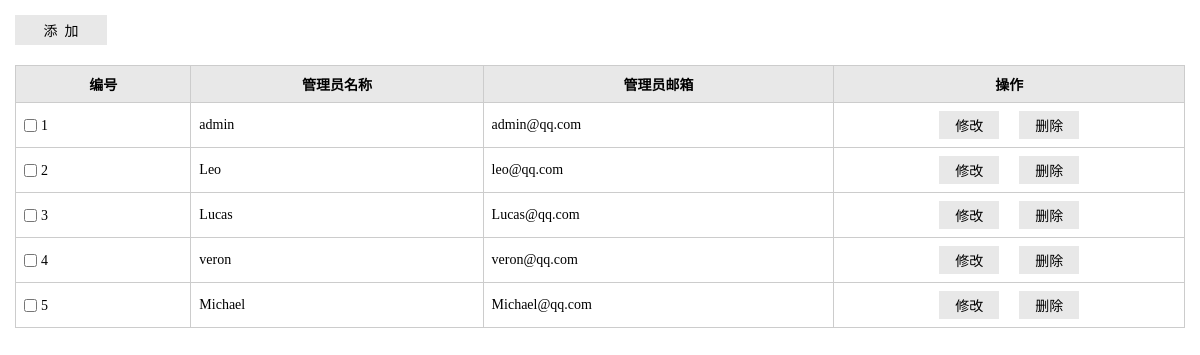
The page /admin/listAdmin.php on the database its author committed.
### tables this page shows
CREATE TABLE IF NOT EXISTS `resto_admin` (
  `admin_id` tinyint(3) unsigned NOT NULL AUTO_INCREMENT,
  `username` varchar(30) NOT NULL,
  `password` char(32) NOT NULL,
  `email` varchar(60) NOT NULL,
  PRIMARY KEY (`admin_id`),
  UNIQUE KEY `username` (`username`)
);

### src/core/admin.inc.php (called while the page is built, shortened)
<?php
function getAdminByPage($page, $pageSize = 2) {
	$sql = "select * from resto_admin";
	$totalRows = getResultNum ( $sql );
	$totalPage = ceil ( $totalRows / $pageSize );
	if ($page >= $totalPage)
		$page = $totalPage;
	$offset = ($page - 1) * $pageSize;
	$sql = "select admin_id,username,email from resto_admin order by admin_id limit {$offset},{$pageSize}";
	$rows = fetchAll ( $sql );
	return $rows;
}

### src/lib/mysql.func.php (called while the page is built, shortened)
<?php
function fetchAll($sql,$result_type=MYSQL_ASSOC){
	$result=mysql_query($sql);
	while(@$row=mysql_fetch_array($result,$result_type)){
		$rows[]=$row;
	}
	return $rows;
}
function getResultNum($sql){
	$result=mysql_query($sql);
	return mysql_num_rows($result);
}

### src/admin/listAdmin.php (the view, shortened to what this page needs)
<?php
$pageSize=5;
$page=$_REQUEST['page']?(int)$_REQUEST['page']:1;
$rows=getAdminByPage($page,$pageSize);
?>
<!DOCTYPE html>
<html>
<head>
<link rel="stylesheet" href="styles/backstage.css">
</head>
<body>
	<div class="details">
		<div class="details_operation clearfix">
			<div class="bui_select">
				<input type="button" value="添&nbsp;&nbsp;加" class="add"
					onclick="addAdmin()">
			</div>
		</div>
		<table class="table" cellspacing="0" cellpadding="0">
			<thead>
				<tr>
					<th width="15%">编号</th>
					<th width="25%">管理员名称</th>
					<th width="30%">管理员邮箱</th>
					<th>操作</th>
				</tr>
			</thead>
			<tbody>
			<?php foreach($rows as $row): ?>
				<tr>
					<td><input type="checkbox" id="c1" class="check"><label for="c1"
						class="label"><?php echo $row['admin_id'];?></label></td>
					<td><?php echo $row['username']; ?></td>
					<td><?php echo $row['email']; ?></td>
					<td align="center"><input type="button" value="修改" class="btn" onclick="editAdmin(<?php echo $row['admin_id'];?>)"><input
						type="button" value="删除" class="btn" onclick="delAdmin(<?php echo $row['admin_id'];?>)"></td>
				</tr>
			<?php endforeach; ?>
			</tbody>
		</table>
	</div>
</body>
</html>

### src/admin/styles/backstage.css (style rules this page uses)
* { margin: 0;padding: 0; }
input,select,textarea { outline: none;border: none; background: none; }
.clearfix:after, .clearfix:before { content: ""; display: table; }
.clearfix:after { clear: both; }
.clearfix { zoom:1; }
.details_operation { margin-bottom: 20px; }
.details { padding: 15px; font-family: "微软雅黑"; }
.bui_select { background-color: #E8E8E8; height: 30px; float: left; }
.add { width: 92px; height: 30px; font-family: "微软雅黑"; font-size: 14px; }
.table { border-collapse: collapse; width: 100%; font-size: 14px; }
.table th { background-color: #E8E8E8; }
.table th, .table td { border: solid 1px #ccc; padding: 8px; }
.label,.check { vertical-align: middle; }
.check { margin-right: 4px; }
.btn { padding: 4px 16px; background-color: #E8E8E8; margin: 0 10px;font-family: "微软雅黑"; font-size: 14px; }

### rows shown on the page
resto_admin: admin_id "1", username "admin", email "admin@qq.com"
resto_admin: admin_id "2", username "Leo", email "leo@qq.com"
resto_admin: admin_id "3", username "Lucas", email "Lucas@qq.com"
resto_admin: admin_id "4", username "veron", email "veron@qq.com"
resto_admin: admin_id "5", username "Michael", email "Michael@qq.com"
